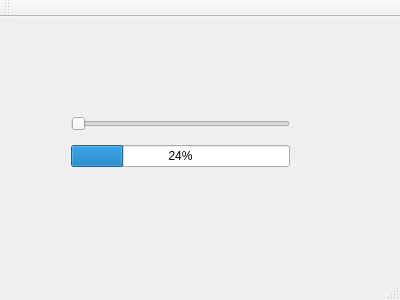
<?xml version="1.0" encoding="UTF-8"?>
<ui version="4.0">
 <class>MainWindow</class>
 <widget class="QMainWindow" name="MainWindow">
  <property name="geometry">
   <rect>
    <x>0</x>
    <y>0</y>
    <width>400</width>
    <height>300</height>
   </rect>
  </property>
  <property name="windowTitle">
   <string>MainWindow</string>
  </property>
  <widget class="QWidget" name="centralWidget">
   <widget class="QWidget" name="">
    <property name="geometry">
     <rect>
      <x>60</x>
      <y>80</y>
      <width>241</width>
      <height>91</height>
     </rect>
    </property>
    <layout class="QVBoxLayout" name="verticalLayout">
     <item>
      <widget class="QSlider" name="horizontalSlider">
       <property name="orientation">
        <enum>Qt::Horizontal</enum>
       </property>
      </widget>
     </item>
     <item>
      <widget class="QProgressBar" name="progressBar">
       <property name="value">
        <number>24</number>
       </property>
      </widget>
     </item>
    </layout>
   </widget>
  </widget>
  <widget class="QMenuBar" name="menuBar">
   <property name="geometry">
    <rect>
     <x>0</x>
     <y>0</y>
     <width>400</width>
     <height>28</height>
    </rect>
   </property>
  </widget>
  <widget class="QToolBar" name="mainToolBar">
   <attribute name="toolBarArea">
    <enum>TopToolBarArea</enum>
   </attribute>
   <attribute name="toolBarBreak">
    <bool>false</bool>
   </attribute>
  </widget>
  <widget class="QStatusBar" name="statusBar"/>
 </widget>
 <layoutdefault spacing="6" margin="11"/>
 <resources/>
 <connections/>
</ui>
